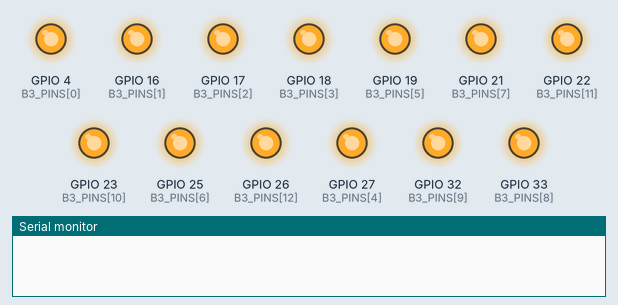
Bench run of a sketch on a simulated ESP32. Parts: output pins drawn as LEDs (lit = HIGH), the last lines printed to the serial monitor. EEPROM starts erased.

Above: at 0.1 s.
At 15.2 s:
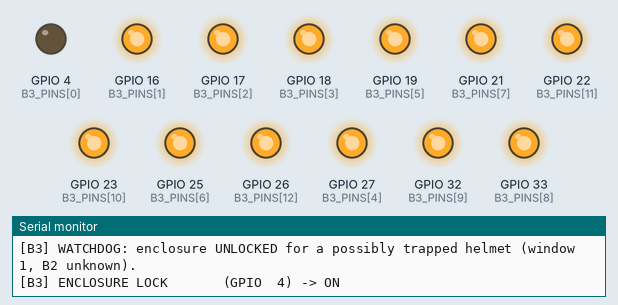
Timing chart, 0 to 31.6 s (numbered marks = the images above):
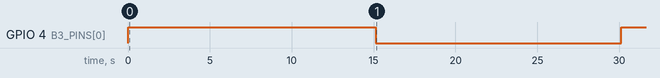

The sketch:

ESP32_B3.ino
```cpp
// =====================================================================
//  NODE B3 - BOX 3 RELAY CONTROLLER                       (ESP32, core 3.3.7)
//  Created 2026-10-03 from Box 1's relay controller (ESP32_A3.ino). NOT YET FLASHED - bench-test first with the loads unplugged.
//  2026-11-03: the two DRAIN PUMPS are gone from the design (a manual valve instead; their switching noise made random coin pulses). Mask bits 8 and 9
//  are therefore NEVER driven (B3_USABLE_MASK) - their pins stay inactive whatever S3B or a dashboard asks - and "ACS DOOR LOCK" is now the SIDE LOCK.
//
//  What it is: the one board that owns EVERY relay-driven output of Box 3 (13 channels: A3's 12 plus the HEATER, a hair dryer aimed
//  at the helmet, on GPIO26). It has no sensors and no screen. S3B (the brain) sends it the whole 13-bit relay mask with
//  CMD_SET_RELAY_MASK; B3 just applies it. B2 is the sensing board.
//
//  What it adds on top of "just apply the mask":
//   1. BOOT-SAFE: every relay pin is driven to its inactive level (HIGH) before it becomes an output, and everything stays OFF until
//      S3B has said otherwise.
//   2. SOFT SWITCHING: relays turning OFF switch at once; relays turning ON are staggered (RELAY_ON_STAGGER_MS apart) so the loads
//      never start in the same millisecond (the same inrush that makes the TFT go white when a lock engages). The hair dryer is
//      the biggest load: it is always the LAST one to be switched on.
//   3. S3B-LOSS WATCHDOG: no sign of S3B for 15 s -> everything is forced OFF (humidifiers, UV, HEATER, coin power,
//      panel/back/side locks). The one exception: if a helmet is trapped in a closed enclosure, the ENCLOSURE lock is released
//      (see below). Because B3 has no sensors, it listens to B2's broadcast report for the door and helmet.
//   4. STATUS: broadcasts an A3StatusPacket (deviceID DEVICE_B3) once a second (applied mask + watchdog state).
//
//  "Proof of life" from S3B = CMD_HEARTBEAT with subIndex DEVICE_S3B, or any command addressed to DEVICE_B3 (S3B re-sends the mask
//  every ~2 s, so one lost heartbeat is harmless).
//
//  Trapped-helmet release (only while orphaned):
//   - B2 report fresh, door CLOSED for 2 ticks and helmet inside (0 < dist < helmetCm; helmetCm = the LocalServer's "helmet counts as
//         inside under" for Box 3 - S3B broadcasts it every 2 s, B3 keeps the last value in flash so it still knows it after a power cut; default 40 cm)
//         -> enclosure lock unlocked; released again once the door is confirmed OPEN (2 ticks).
//   - B2 report missing (we cannot see the door at all) -> ONE short unlock window of UNLOCK_BLIND_WINDOW_MS (15 s - nobody is
//         watching the coil), if UNLOCK_WHEN_B2_UNKNOWN is true.
//   - A solenoid is never held energized forever: UNLOCK_WINDOW_MS on, UNLOCK_REST_MS off, and at most UNLOCK_MAX_WINDOWS windows
//         until the door has been seen open or S3B comes back.
//
//  DEPENDS ON: B2 (ESP32_B2.ino) broadcasting A2SensorPacket with deviceID DEVICE_B2 (doorEnclosure true = OPEN, usHelmetCm).
//  NOTE: pins 16/17 are unusable on ESP32-WROVER (PSRAM) - this board is a plain WROOM DevKit.
// =====================================================================
#include <WiFi.h>
#include <esp_wifi.h>
#include <esp_now.h>
#include <Preferences.h>
#include "Shared_Common.h"

// ---------------------------------------------------------------------
// Relay pins - index = bit position in the mask (0-11 = A3RelayIndex, 12 = heater). Active-LOW: LOW = ON/energized.
// GPIO0/1/2/3/5/12/14/15 are deliberately NOT used (they pulse or strap at boot).
// ---------------------------------------------------------------------
#define RELAY_ACTIVE   LOW
#define RELAY_INACTIVE HIGH

const uint8_t B3_PINS[B3_RELAY_COUNT] = {
    4,   // 0  ENCLOSURE LOCK
    16,  // 1  PANEL LOCK
    17,  // 2  BACKDOOR LOCK
    18,  // 3  HUMIDIFIER 1
    27,  // 4  UV 1
    19,  // 5  HUMIDIFIER 2
    25,  // 6  HUMIDIFIER 3
    21,  // 7  UV 2
    33,  // 8  (unused - was DRAIN PUMP 1; never driven)
    32,  // 9  (unused - was DRAIN PUMP 2; never driven)
    23,  // 10 SIDE LOCK
    22,  // 11 COIN POWER
    26   // 12 HEATER (hair dryer)
};

const char* const B3_NAMES[B3_RELAY_COUNT] = {
    "ENCLOSURE LOCK", "PANEL LOCK", "BACKDOOR LOCK", "HUMIDIFIER 1",
    "UV 1", "HUMIDIFIER 2", "HUMIDIFIER 3", "UV 2",
    "(UNUSED 8)", "(UNUSED 9)", "SIDE LOCK", "COIN POWER", "HEATER"
};

// The relays that really exist: every bit of the 13-bit mask except the two removed drain pumps (bits 8 and 9). Anything else is ignored.
const uint16_t B3_USABLE_MASK = (uint16_t)(B3_MASK_ALL & (uint16_t)(~(A3_BIT(A3_RELAY_DRAIN_PUMP_1) | A3_BIT(A3_RELAY_DRAIN_PUMP_2))));

// ---------------------------------------------------------------------
// Tunables
// ---------------------------------------------------------------------
const uint32_t ORPHANED_TIMEOUT_MS    = 15000; // no S3B for this long -> watchdog takes over (same 15 s as the other nodes)
const uint32_t B2_STALE_MS            = 5000;  // B2 report older than this = B2 unknown
const float    HELMET_DEFAULT_CM      = 40.0f; // "helmet inside" cutoff until S3B has told us the LocalServer's value (0 = no echo = not present)
const uint32_t UNLOCK_WINDOW_MS       = 60000; // max time the enclosure solenoid stays energized per window (B2 sees door shut + helmet inside)
const uint32_t UNLOCK_BLIND_WINDOW_MS = 15000; // same, but when B2 is silent too and B3 cannot see the door at all
const uint32_t UNLOCK_REST_MS         = 5000;  // pause between windows
const uint8_t  UNLOCK_MAX_WINDOWS     = 3;     // windows per episode while the door is known to be shut
const uint8_t  CONFIRM_TICKS          = 2;     // B2 reports once a second; 2 in a row = not reed-switch bounce
const uint32_t RELAY_ON_STAGGER_MS    = 25;    // gap between two relays turning ON
const uint32_t STATUS_INTERVAL_MS     = 1000;
const uint32_t SERIAL_SUMMARY_MS      = 5000;
#define UNLOCK_WHEN_B2_UNKNOWN true            // true = if B2 is silent, still give one unlock window

// ---------------------------------------------------------------------
// State shared between the ESP-NOW receive callback (WiFi task) and loop() - guarded by rxMux.
// The callback only RECORDS; loop() is the only place that touches the relay pins.
// ---------------------------------------------------------------------
static portMUX_TYPE rxMux = portMUX_INITIALIZER_UNLOCKED;
volatile uint32_t lastSeenS3B = 0;     // millis() of the last proof of life from S3B
volatile uint16_t cmdMask     = 0;     // the relay mask S3B last asked for
volatile uint32_t b2Seq       = 0;     // counts B2 reports (0 = never heard)
volatile uint32_t b2LastMs    = 0;     // millis() of the last B2 report
volatile bool     b2DoorOpen  = false; // B2: enclosure door OPEN (true) / CLOSED (false)
volatile float    b2Helmet    = 0.0f;  // B2: helmet distance in cm
volatile float    helmetCmHeard = 0.0f; // the cutoff S3B broadcast last (0 = nothing new); loop() adopts it and saves it

// loop()-only state
Preferences prefs;
float    helmetCm         = HELMET_DEFAULT_CM; // "helmet inside" = 0 < B2's distance < this (follows the LocalServer setting)
uint16_t appliedMask      = 0;         // what the pins are doing right now
uint32_t lastRelayOnMs    = 0;
bool     orphaned         = false;
uint32_t lastB2SeqSeen    = 0;
uint8_t  doorClosedTicks  = 0;
uint8_t  doorOpenTicks    = 0;
bool     wdLockOn         = false;     // watchdog is holding the enclosure unlocked
uint32_t wdLockSinceMs    = 0;
uint32_t wdWindowMs       = UNLOCK_WINDOW_MS; // length of the window in progress (normal or blind)
uint32_t wdRestUntilMs    = 0;
uint8_t  wdWindows        = 0;
uint32_t lastStatusMs     = 0;
uint32_t lastSummaryMs    = 0;

// ---------------------------------------------------------------------
// ESP-NOW (core 3.3.7 callback signatures, same as the other nodes)
// ---------------------------------------------------------------------
void onDataSent(const wifi_tx_info_t *tx_info, esp_now_send_status_t status) {
    if (!tx_info) return;
}

void onDataRecv(const esp_now_recv_info_t *info, const uint8_t *incomingData, int len) {
    if (!info || !info->src_addr || !incomingData || len <= 0) return;

    if (len == (int)sizeof(CommandPacket)) {
        CommandPacket cmd;
        memcpy(&cmd, incomingData, sizeof(CommandPacket));

        // Broadcast heartbeat (targetDeviceID 0) - meant for every node, checked before the filter.
        if (cmd.commandID == CMD_HEARTBEAT) {
            if (cmd.subIndex == DEVICE_S3B) {
                portENTER_CRITICAL(&rxMux);
                lastSeenS3B = millis();
                portEXIT_CRITICAL(&rxMux);
            }
            return;
        }

        // S3B's settings list (every 2 s, broadcast, state 3 = Box 3's copy): subIndex 2 = SENSORS = "helmetCm,offlineSec". The first number is the LocalServer's
        // "helmet counts as inside under" - the watchdog must use the same cutoff as S3B.
        if (cmd.commandID == CMD_SET_CONFIG) {
            if (cmd.targetDeviceID == 0 && cmd.state == 3 && cmd.subIndex == 2) {
                cmd.payloadStr[sizeof(cmd.payloadStr) - 1] = '\0';
                float v = strtof(cmd.payloadStr, nullptr);
                if (v >= 1.0f && v <= 200.0f) {
                    portENTER_CRITICAL(&rxMux);
                    helmetCmHeard = v;
                    portEXIT_CRITICAL(&rxMux);
                }
            }
            return;
        }

        if (cmd.targetDeviceID != DEVICE_B3) return; // traffic for another node

        if (cmd.commandID == CMD_SET_RELAY_MASK) {
            portENTER_CRITICAL(&rxMux);
            cmdMask     = (uint16_t)(cmd.param16 & B3_USABLE_MASK);
            lastSeenS3B = millis();
            portEXIT_CRITICAL(&rxMux);
        } else if (cmd.commandID == CMD_SET_RELAY) {
            // Single-relay command (bench / manual use). Edits S3B's mask in place.
            if (cmd.subIndex < B3_RELAY_COUNT && (B3_USABLE_MASK & A3_BIT(cmd.subIndex))) {
                portENTER_CRITICAL(&rxMux);
                uint16_t m = cmdMask;
                if (cmd.state == 1) m = (uint16_t)(m | A3_BIT(cmd.subIndex));
                else                m = (uint16_t)(m & (uint16_t)(~A3_BIT(cmd.subIndex)));
                cmdMask     = m;
                lastSeenS3B = millis();
                portEXIT_CRITICAL(&rxMux);
            }
        }
        return;
    }

    if (len == (int)sizeof(A2SensorPacket)) {
        A2SensorPacket t;
        memcpy(&t, incomingData, sizeof(A2SensorPacket));
        if (t.deviceID != DEVICE_B2) return;
        portENTER_CRITICAL(&rxMux);
        b2DoorOpen = t.doorEnclosure;
        b2Helmet   = t.usHelmetCm;
        b2LastMs   = millis();
        b2Seq      = b2Seq + 1;
        portEXIT_CRITICAL(&rxMux);
    }
}

// ---------------------------------------------------------------------
// Relay driving
// ---------------------------------------------------------------------
void driveRelay(uint8_t index, bool on) {
    if (index >= B3_RELAY_COUNT) return;
    digitalWrite(B3_PINS[index], on ? RELAY_ACTIVE : RELAY_INACTIVE);
    if (on) appliedMask = (uint16_t)(appliedMask | A3_BIT(index));
    else    appliedMask = (uint16_t)(appliedMask & (uint16_t)(~A3_BIT(index)));
    Serial.printf("[B3] %-20s (GPIO %2d) -> %s\n", B3_NAMES[index], B3_PINS[index], on ? "ON" : "OFF");
}

// Turn-offs happen immediately; turn-ons one at a time, RELAY_ON_STAGGER_MS apart, lowest bit first
// (locks first, coin power next, the heater - bit 12 - last).
void applyRelays(uint16_t target) {
    target = (uint16_t)(target & B3_USABLE_MASK);

    uint16_t offs = (uint16_t)(appliedMask & (uint16_t)(~target));
    for (uint8_t i = 0; i < B3_RELAY_COUNT; i++) {
        if (offs & A3_BIT(i)) driveRelay(i, false);
    }

    uint16_t ons = (uint16_t)(target & (uint16_t)(~appliedMask));
    if (ons && (millis() - lastRelayOnMs >= RELAY_ON_STAGGER_MS)) {
        for (uint8_t i = 0; i < B3_RELAY_COUNT; i++) {
            if (ons & A3_BIT(i)) {
                driveRelay(i, true);
                lastRelayOnMs = millis();
                break;
            }
        }
    }
}

void resetWatchdogLock() {
    wdLockOn      = false;
    wdWindows     = 0;
    wdRestUntilMs = 0;
}

void setup() {
    // 1. FIRST THING: every relay pin to its inactive level, before it becomes an output, so the
    //    relays never see a LOW pulse while the pin is being configured.
    for (uint8_t i = 0; i < B3_RELAY_COUNT; i++) {
        digitalWrite(B3_PINS[i], RELAY_INACTIVE);
        pinMode(B3_PINS[i], OUTPUT);
        digitalWrite(B3_PINS[i], RELAY_INACTIVE);
    }

    Serial.begin(115200);
    delay(100);
    Serial.println("\n=======================================================");
    Serial.println("   NODE B3: BOX 3 RELAY CONTROLLER (CORE 3.3.7)");
    Serial.println("=======================================================");
    Serial.println("[B3] RELAYS: all 13 outputs (incl. the HEATER on GPIO26; 8 and 9 are never driven) forced HIGH (OFF / locked) before anything else.");

    prefs.begin("b3_nvs", false);
    helmetCm = prefs.getFloat("helm_cm", HELMET_DEFAULT_CM);
    if (!(helmetCm >= 1.0f && helmetCm <= 200.0f)) helmetCm = HELMET_DEFAULT_CM;
    Serial.printf("[B3] Helmet counts as inside under %.1f cm (the LocalServer value S3B last told us; default %.0f).\n", (double)helmetCm, (double)HELMET_DEFAULT_CM);

    // 2. Wi-Fi channel 1 + ESP-NOW broadcast peer - identical to the other nodes.
    WiFi.mode(WIFI_STA);
    WiFi.setSleep(false); // modem sleep makes ESP-NOW reception drop out for seconds at a time
    WiFi.disconnect();
    esp_wifi_set_channel(ESPNOW_WIFI_CHANNEL, WIFI_SECOND_CHAN_NONE);

    if (esp_now_init() != ESP_OK) {
        Serial.println("[B3] ESP-NOW: init failed - restarting in 3 s (relays stay OFF).");
        delay(3000);
        ESP.restart();
    }
    esp_now_register_send_cb(onDataSent);
    esp_now_register_recv_cb(onDataRecv);

    esp_now_peer_info_t peerInfo;
    memset(&peerInfo, 0, sizeof(esp_now_peer_info_t));
    memcpy(peerInfo.peer_addr, BROADCAST_MAC, 6);
    peerInfo.channel = ESPNOW_WIFI_CHANNEL;
    peerInfo.encrypt = false;
    esp_now_add_peer(&peerInfo);
    Serial.println("[B3] ESP-NOW: channel 1 broadcast peer registered.");

    // S3B gets the full 15 s from power-up to introduce itself before the watchdog may fire.
    portENTER_CRITICAL(&rxMux);
    lastSeenS3B = millis();
    portEXIT_CRITICAL(&rxMux);
    Serial.println("[B3] READY - waiting for S3B (CMD_SET_RELAY_MASK / heartbeat).");
}

void loop() {
    // ---- 1. Snapshot everything the callback may have changed ----
    uint32_t lastS3B, b2Last, seq;
    uint16_t wantMask;
    bool     doorOpen;
    float    helmet, heardCm;
    portENTER_CRITICAL(&rxMux);
    lastS3B  = lastSeenS3B;
    wantMask = cmdMask;
    seq      = b2Seq;
    b2Last   = b2LastMs;
    doorOpen = b2DoorOpen;
    helmet   = b2Helmet;
    heardCm  = helmetCmHeard;
    portEXIT_CRITICAL(&rxMux);
    if (heardCm >= 1.0f && fabsf(heardCm - helmetCm) > 0.04f) {     // the LocalServer value changed: adopt it, keep it through a power cut
        helmetCm = heardCm;
        prefs.putFloat("helm_cm", helmetCm);
        Serial.printf("[B3] Helmet cutoff is now %.1f cm (from the LocalServer via S3B).\n", (double)helmetCm);
    }
    // millis() is read AFTER the snapshot on purpose: every timestamp above is then <= now, so the
    // unsigned subtractions below can never wrap into a huge "age" (the race A1/A2 had to fix).
    uint32_t now = millis();

    // ---- 2. Orphan state (S3B silent for ORPHANED_TIMEOUT_MS) ----
    bool orphanedNow = (now - lastS3B) > ORPHANED_TIMEOUT_MS;
    if (orphanedNow && !orphaned) {
        orphaned = true;
        resetWatchdogLock();
        // Forget the old mask: when S3B comes back it must send a fresh one; a stale "HEATER ON" must
        // never be re-applied just because the heartbeat returned.
        portENTER_CRITICAL(&rxMux);
        cmdMask = 0;
        portEXIT_CRITICAL(&rxMux);
        Serial.println("[B3] WATCHDOG: no sign of S3B for 15 s -> forcing all outputs OFF (heater included).");
    } else if (!orphanedNow && orphaned) {
        orphaned = false;
        resetWatchdogLock();
        Serial.println("[B3] WATCHDOG: S3B is back - normal operation (waiting for a fresh relay mask).");
    }

    // ---- 3. B2 door/helmet ticks (B2 reports once a second) ----
    if (seq != lastB2SeqSeen) {
        lastB2SeqSeen = seq;
        if (doorOpen) {
            if (doorOpenTicks < 100) doorOpenTicks++;
            doorClosedTicks = 0;
        } else {
            if (doorClosedTicks < 100) doorClosedTicks++;
            doorOpenTicks = 0;
        }
    }
    bool b2Known       = (seq != 0) && ((now - b2Last) <= B2_STALE_MS);
    bool helmetInside  = b2Known && (helmet > 0.0f) && (helmet < helmetCm);
    bool doorShut      = b2Known && !doorOpen && (doorClosedTicks >= CONFIRM_TICKS);
    bool doorSeenOpen  = b2Known && doorOpen && (doorOpenTicks >= CONFIRM_TICKS);

    // ---- 4. Enclosure hold-open while orphaned ----
    if (orphaned) {
        if (wdLockOn) {
            if (doorSeenOpen) {
                wdLockOn      = false;       // door confirmed open - stop energizing the solenoid
                wdWindows     = 0;           // a later re-closed door with the helmet still in = new episode
                wdRestUntilMs = now;
                Serial.println("[B3] WATCHDOG: door confirmed open - releasing the enclosure lock.");
            } else if (now - wdLockSinceMs >= wdWindowMs) {
                wdLockOn      = false;       // cap reached - let the coil rest
                wdRestUntilMs = now + UNLOCK_REST_MS;
                Serial.println("[B3] WATCHDOG: unlock window used up - resting the solenoid.");
            }
        } else if (now >= wdRestUntilMs) {
            bool want = false;
            uint8_t maxWindows = UNLOCK_MAX_WINDOWS;
            if (b2Known) {
                want = doorShut && helmetInside;
            } else if (UNLOCK_WHEN_B2_UNKNOWN) {
                want = true;     // blind: cannot see the door, give the customer one chance
                maxWindows = 1;
            }
            if (want && wdWindows < maxWindows) {
                wdLockOn       = true;
                wdLockSinceMs  = now;
                wdWindowMs     = b2Known ? UNLOCK_WINDOW_MS : UNLOCK_BLIND_WINDOW_MS;
                wdWindows++;
                Serial.printf("[B3] WATCHDOG: enclosure UNLOCKED for a possibly trapped helmet (window %u, B2 %s).\n",
                              (unsigned)wdWindows, b2Known ? "sees door shut + helmet inside" : "unknown");
            }
        }
    }

    // ---- 5. Decide and apply the relay pattern ----
    uint16_t target;
    if (!orphaned) target = (uint16_t)(wantMask & B3_USABLE_MASK);
    else           target = wdLockOn ? (uint16_t)A3_BIT(A3_RELAY_ENCLOSURE_LOCK) : (uint16_t)0;
    applyRelays(target);

    // ---- 6. Status broadcast + occasional serial summary ----
    if (now - lastStatusMs >= STATUS_INTERVAL_MS) {
        lastStatusMs = now;
        A3StatusPacket st;
        memset(&st, 0, sizeof(st));
        st.deviceID      = DEVICE_B3;
        st.relayMask     = appliedMask;
        st.orphaned      = orphaned;
        st.watchdogState = !orphaned ? 0 : (wdLockOn ? 2 : 1);
        esp_now_send(BROADCAST_MAC, (uint8_t*)&st, sizeof(A3StatusPacket));
    }
    if (now - lastSummaryMs >= SERIAL_SUMMARY_MS) {
        lastSummaryMs = now;
        Serial.printf("[B3] mask applied=0x%04X wanted=0x%04X | S3B age %lu ms%s | B2 %s door=%s helmet=%.1f cm (inside under %.1f)\n",
                      (unsigned)appliedMask, (unsigned)wantMask, (unsigned long)(now - lastS3B),
                      orphaned ? " (ORPHANED)" : "",
                      b2Known ? "ok" : "silent", doorOpen ? "OPEN" : "CLOSED", (double)helmet, (double)helmetCm);
    }

    delay(2); // yield; the loop is tiny and timing here is millisecond-level at most
}
```

Source omitted: Shared_Common.h (51885 bytes)

Measured:
- by itself, GPIO 4 (B3_PINS[0]): HIGH → LOW at 15.1 s, → HIGH 15.0 s later
